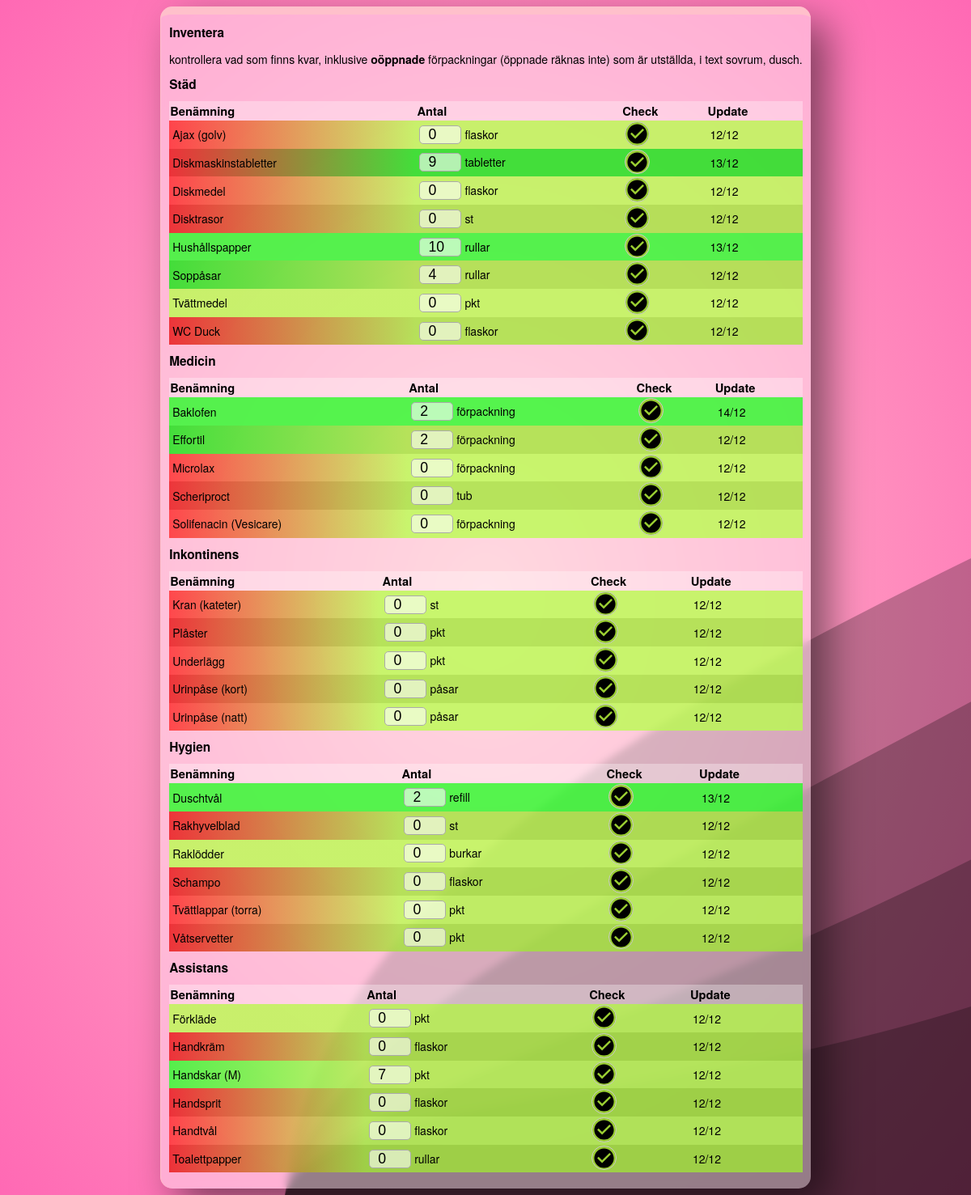
/index, run on the app's committed database.
### app.py (models this page shows, shortened)
class Item(db.Model):
    id = db.Column(db.Integer, primary_key=True)
    name = db.Column(db.String(32), nullable=False, unique=True)
    category = db.Column(db.String(32), nullable=False)
    quantity = db.Column(db.Integer)
    unit = db.Column(db.String(16), nullable=False)
    alert_quantity = db.Column(db.Integer)
    last_checked = db.Column(db.DateTime, default=datetime.utcnow)

### app.py (the view)
@app.route('/')
@app.route('/index')
def index():
    categories = Item.query.with_entities(Item.category).distinct()
    items_by_category = {}
    for category in categories:
        items = Item.query.filter_by(
            category=category[0]).order_by(Item.name).all()
        items_by_category[category[0]] = items
    return render_template(
        'index.html',
        items_by_category=items_by_category,
        get_row_color=get_row_color,
        get_warning_color=get_warning_color
    )

### app.py (called while the page is built)
def get_row_color(last_checked):
    if last_checked:
        days_difference = (datetime.now() - last_checked).days
        if days_difference < 1:
            return '#00ff00aa'  # green
        elif 1 <= days_difference <= 5:
            return '#adff2faa'  # greenyellow
        elif 4 <= days_difference <= 8:
            return '#ff8c00aa'  # darkorange
        else:
            return '#ff0000aa'  # red
    else:
        return 'grey'

def get_warning_color(quantity, alert_quantity):
    if quantity is not None and alert_quantity is not None:
        quantity_difference = quantity - alert_quantity
        if quantity_difference == 0:
            return '#adff2faa'
        elif quantity_difference < 0:
            return '#ff0000aa'
        else:
            return '#00ff00aa'
    else:
        return 'grey'

### templates/index.html (shortened to what this page needs)
<!DOCTYPE html>
<html lang="sv">
<head>
    <link rel="stylesheet" href="{{ url_for('static', filename='style.css') }}">
    <link rel="stylesheet" href="https://cdnjs.cloudflare.com/ajax/libs/font-awesome/4.7.0/css/font-awesome.min.css">
</head>
<body>
    <div class=background_wrapper></div>
    <div class=card>
    <h1>Inventera</h1>
    <p>kontrollera vad som finns kvar, inklusive <b>oöppnade</b> förpackningar (öppnade räknas inte) som är utställda, i text sovrum, dusch.</p>
    {% for category, items in items_by_category.items() %}
        <h2>{{ category }}</h2>
        <table>
            <thead>
                <tr>
                    <th>Benämning</th>
                    <th>Antal</th>
                    <th>Check</th>
                    <th>Update</th>
                </tr>
            </thead>
            <tbody>
                {% for item in items %}
                    <tr>
                        <form action="{{ url_for('update_quantity', item_id=item.id) }}" method="post">
                        <td style="background-image: linear-gradient(to right, {{ get_warning_color(item.quantity, item.alert_quantity) }}, {{ get_row_color(item.last_checked) }})">{{ item.name }}</td>
                        <td style="background-color: {{ get_row_color(item.last_checked) }}"><input type="hidden" name="item_id" value="{{ item.id }}">
                        <input type="number" name="new_quantity" value="{{ item.quantity }}"> {{ item.unit }}</td>
                        <td style="background-color: {{ get_row_color(item.last_checked) }}"><button class="apply" type="submit"></button></td>
                        <td style="background-color: {{ get_row_color(item.last_checked) }}">{% if item.last_checked %}{{ item.last_checked.strftime('%d/%m') }}{% endif %}</td>
                        </form>
                    </tr>
                {% endfor %}
            </tbody>
        </table>
    {% endfor %}
    </div>
</body>
</html>

### static/style.css (style rules this page uses)
:root { --basecolor: pink; }
body { background: radial-gradient(var(--basecolor), hotpink) no-repeat fixed; font-size: 14px; font-family: 'Helvetica Neue', Helvetica, Arial, sans-serif; }
.background_wrapper { no-repeat; padding:0px; position: fixed; background-size: cover; left: 0px; top: 0px; height: 100%; width: 100%; z-index: -1; }
.card { position: relative; display: table; justify-content: center; align-items: center; border-top: 10px solid var(--basecolor); border-left: 1px solid var(--basecolor); padding: 5px 10px 20px 10px; border-radius:15px; backdrop-filter:blur(5px) ; background:rgba(255,255, 255, 0.4); overflow: hidden; box-shadow:20px 20px 50px rgba(0, 0, 0, 0.5); margin: 0px auto auto auto; }
h1, h2, h3 { text-transform: capitalize; line-height: 1; font-size: 110%; }
table { width: 100%; border-collapse: collapse; text-align: left; }
thead { font-size: 105%; }
tr { background: #ffffff50; }
tr:nth-child(even) { background: #55555550; }
td { padding: 1px 1px 1px 4px; vertical-align: middle; }
td input { font-size: calc(13px + 0.390625vw); background: #ffffff99; border-radius: 5px; border: 1px solid #aaa; padding: 0 0 0 10px; outline: none; margin: auto; }
td input[type="number"] { width: 40px; }
button { width: calc(26px + 0.390625vw); height: calc(26px + 0.390625vw); background-size: calc(24px + 0.390625vw); box-sizing: border-box; border-radius: 50%; border: 1px solid #ccc; background-color: white; outline: none; cursor: pointer; text-align: right; }
button.apply { background-color: yellowgreen; }

### data on the page
Item: name "Ajax (golv)", new_quantity "0", unit "flaskor", last_checked "12/12"
Item: name "Diskmaskinstabletter", new_quantity "9", unit "tabletter", last_checked "13/12"
Item: name "Diskmedel", new_quantity "0", unit "flaskor", last_checked "12/12"
Item: name "Disktrasor", new_quantity "0", unit "st", last_checked "12/12"
Item: name "Hushållspapper", new_quantity "10", unit "rullar", last_checked "13/12"
Item: name "Soppåsar", new_quantity "4", unit "rullar", last_checked "12/12"
Item: name "Tvättmedel", new_quantity "0", unit "pkt", last_checked "12/12"
Item: name "WC Duck", new_quantity "0", unit "flaskor", last_checked "12/12"
Item: name "Baklofen", new_quantity "2", unit "förpackning", last_checked "14/12"
Item: name "Effortil", new_quantity "2", unit "förpackning", last_checked "12/12"
Item: name "Microlax", new_quantity "0", unit "förpackning", last_checked "12/12"
Item: name "Scheriproct", new_quantity "0", unit "tub", last_checked "12/12"
Item: name "Solifenacin (Vesicare)", new_quantity "0", unit "förpackning", last_checked "12/12"
Item: name "Kran (kateter)", new_quantity "0", unit "st", last_checked "12/12"
Item: name "Plåster", new_quantity "0", unit "pkt", last_checked "12/12"
Item: name "Underlägg", new_quantity "0", unit "pkt", last_checked "12/12"
Item: name "Urinpåse (kort)", new_quantity "0", unit "påsar", last_checked "12/12"
Item: name "Urinpåse (natt)", new_quantity "0", unit "påsar", last_checked "12/12"
Item: name "Duschtvål", new_quantity "2", unit "refill", last_checked "13/12"
Item: name "Rakhyvelblad", new_quantity "0", unit "st", last_checked "12/12"
Item: name "Raklödder", new_quantity "0", unit "burkar", last_checked "12/12"
Item: name "Schampo", new_quantity "0", unit "flaskor", last_checked "12/12"
Item: name "Tvättlappar (torra)", new_quantity "0", unit "pkt", last_checked "12/12"
Item: name "Våtservetter", new_quantity "0", unit "pkt", last_checked "12/12"
Item: name "Förkläde", new_quantity "0", unit "pkt", last_checked "12/12"
Item: name "Handkräm", new_quantity "0", unit "flaskor", last_checked "12/12"
Item: name "Handskar (M)", new_quantity "7", unit "pkt", last_checked "12/12"
Item: name "Handsprit", new_quantity "0", unit "flaskor", last_checked "12/12"
Item: name "Handtvål", new_quantity "0", unit "flaskor", last_checked "12/12"
Item: name "Toalettpapper", new_quantity "0", unit "rullar", last_checked "12/12"

### other printed values
{{ category }} "Städ" "Medicin" "Inkontinens" "Hygien" "Assistans"
